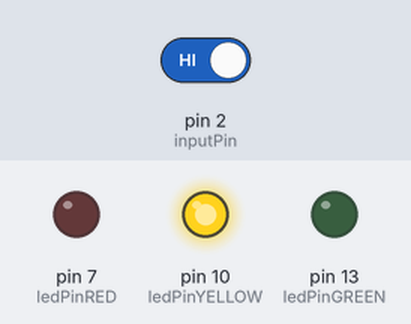
This sketch was run on a simulated Arduino Uno, built with avr-gcc and run on an emulated ATmega328P. Parts: output pins drawn as LEDs (lit = HIGH). The test bench sets the inputs (shaded band); at power-on: pin 2 (inputPin) HIGH.

Above: at 1.2 s.
1.3 s: pin 2 (inputPin) driven LOW
At 1.3 s:
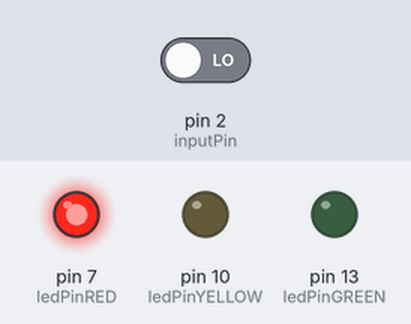
At 2.8 s:
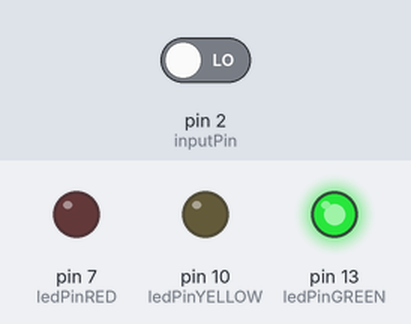
Timing chart, 0 to 4.3 s (numbered marks = the images above; inputs shaded):
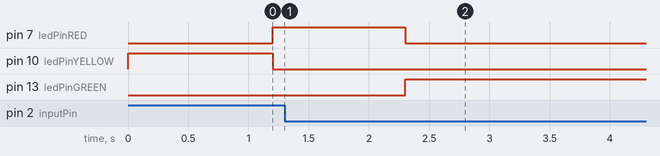

Measured:
- after the input at 1.3 s, pin 10 (ledPinYELLOW): stops changing and stays LOW

The sketch:

TrafficLight.ino
```cpp
//pin definitions
int ledPinGREEN=13; //connect resistor with positive end of led-pin and with the corresponding pin in the arduino
int ledPinYELLOW=10;
int ledPinRED=7;
int inputPin = 2; // Connect button to input pin 2

void setup() {
  //setup pin modes
  pinMode(ledPinGREEN,OUTPUT); //declare led pins as outputs
  pinMode(ledPinYELLOW,OUTPUT);
  pinMode(ledPinRED,OUTPUT);
  pinMode(inputPin, INPUT); // declare pushbutton as input
}

void loop(){
  int val = digitalRead(inputPin); // read input value of pushbutton

  if (val == LOW) { // check if the input LOW.That means that THE BUTTON IS PRESSED
    //delay a bit,then turn on only the green light for 5 seconds
    delay(1000);
    digitalWrite(ledPinRED,LOW);
    digitalWrite(ledPinYELLOW,LOW);
    digitalWrite(ledPinGREEN,HIGH);
    delay(5000);
  } else {
    //turn off the green led
    digitalWrite(ledPinGREEN,LOW);

    //yellow light
    digitalWrite(ledPinYELLOW,HIGH);
    //using for instead of delay here(delay halts the programm completely.This is not good because the code will not check for the pushbutton value while in the delay function.)
   for(long int i = 0; i < 300000; i++){
     // if button is released
     if (digitalRead(inputPin) == LOW) {
       return;
     }
   }
    digitalWrite(ledPinYELLOW,LOW);

    //red light
    digitalWrite(ledPinRED,HIGH);
    //using for instead of delay here(delay halts the programm completely.This is not good because the code will not check for the pushbutton value while in the delay function.)
   for(long int i = 0; i < 800000; i++){
     // if button is released
     if (digitalRead(inputPin) == LOW) {
       return;
     }
   }
    digitalWrite(ledPinRED,LOW);

    //yellow light
    digitalWrite(ledPinYELLOW,HIGH);
    //using for instead of delay here(delay halts the programm completely.This is not good because the code will not check for the pushbutton value while in the delay function.)
   for(long int i = 0; i < 300000; i++){
     // if button is released
     if (digitalRead(inputPin) == LOW) {
       return;
     }
   }
    digitalWrite(ledPinYELLOW,LOW);

    //green light
    digitalWrite(ledPinGREEN,HIGH);
    //using for instead of delay here(delay halts the programm completely.This is not good because the code will not check for the pushbutton value while in the delay function.)
   for(long int i = 0; i < 600000; i++){
     // if button is released
     if (digitalRead(inputPin) == LOW) {
       return;
     }
   }
    digitalWrite(ledPinGREEN,LOW);
  }
}
```
